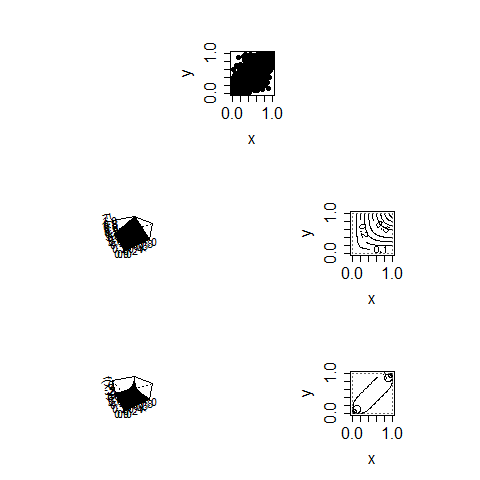

Generate this figure with R:
graphics.off()
library(copula)
layout(matrix(c(1,1,2,3,4,5),3,2,byrow = T), TRUE)
par(pty="s")

# bivariate normal copula with correlation  0.7 for the 2 variables
norm.2d.cop <- normalCopula(param = 0.7, dim = 2)

# scatterplot of a pseudo random sample of two variables with a joint
# normal distribution
plot(rCopula(1000,norm.2d.cop), pch = 19, cex.axis = 1.5, cex.lab = 1.5, xlab = "x", ylab = "y")
# draws a three dimensional scatterplot of the two rv and their joint probability
persp(norm.2d.cop, pCopula, xlab = "x", ylab = "y", zlab = "F(x,y)" )

# isoprobability lines for the two rv
contour(norm.2d.cop, pCopula,cex.axis = 1.5, cex.lab = 1.5, xlab = "x", ylab = "y")

# three dimensional scatterplot of the two rv and their joint density
persp(norm.2d.cop, dCopula,xlab = "x", ylab = "y", zlab = "f(x,y)")

# isodensity lines for the two rv
contour(norm.2d.cop, dCopula, cex.axis = 1.5, cex.lab = 1.5, xlab = "x", ylab = "y")
